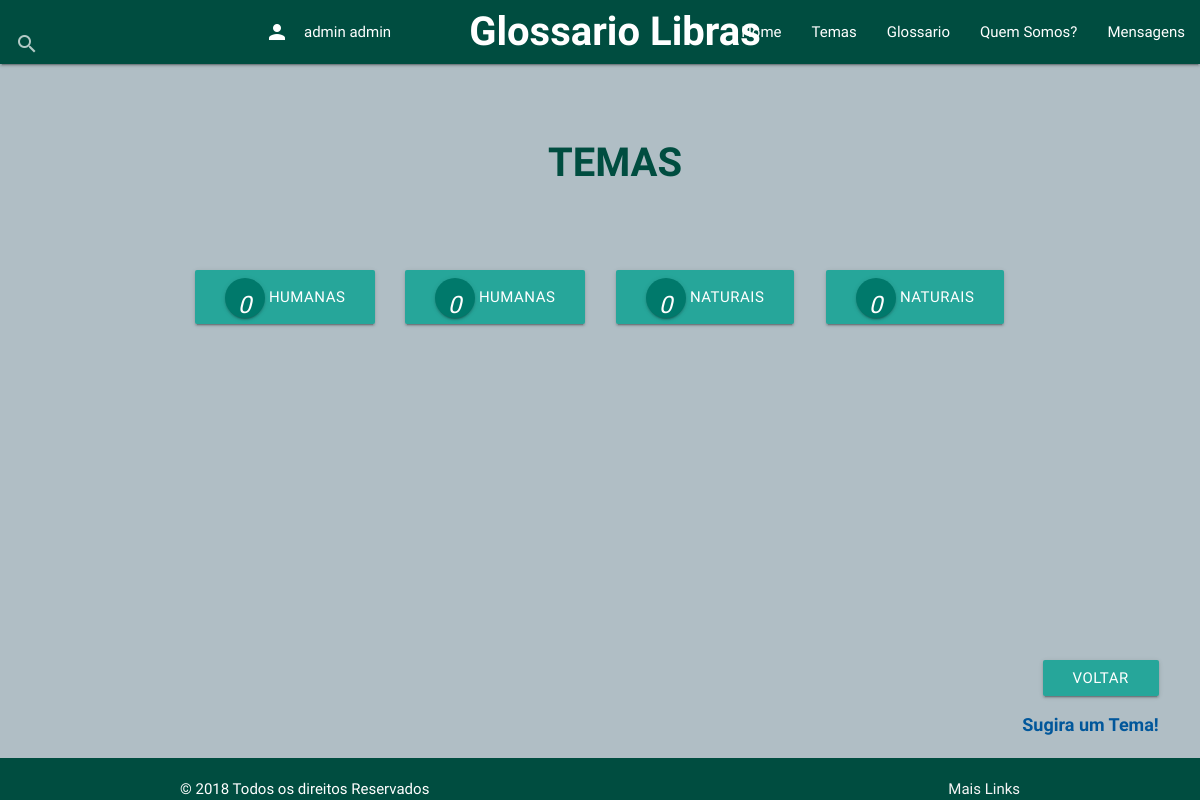
/Glossario/conteudo-categorias-temas/ (signed in), run on the app's committed database.
### Glossario/models.py (models this page shows, shortened)
class Perfil(models.Model):
    user = models.OneToOneField(User, on_delete=models.CASCADE, null=True, editable=False)
    nome = models.CharField(max_length=255, null=False)
    sobrenome = models.CharField(max_length=255, null=True)
    curso = models.CharField(max_length=255, null=True)
    universidade = models.CharField(max_length=255, null=True)
    glossarios_responsavel = models.ManyToManyField(Glossario, related_name='responsavel', blank=True)
    glossarios = models.ManyToManyField(Glossario, related_name='membro', blank=True)

class Tema(models.Model):
    titulo = models.CharField(max_length=200)
    pai = models.ForeignKey("self", on_delete=models.CASCADE, default=None, blank=True, null=True)
    postado = models.BooleanField(default=False)

### Glossario/views.py (the view)
# urls.py: path('conteudo-categorias-temas/', views.conteudo_categorias_temas, name='conteudo-categorias-temas'),
@login_required
def conteudo_categorias_temas(request):
    try:
        user_logado_id = request.user.id
        perfis = Perfil.objects.all()
        perfil_logado = Perfil.objects.get( user=user_logado_id )
        lista_tema = Tema.objects.filter( pai = None, postado=True)
        context = {'lista_tema': lista_tema,
                   'perfil_logado': perfil_logado,}
        lista_temas = Tema.objects.filter( pai=None, postado=True)
        quantidade_sinais = []
        for tema in lista_temas:
            sinais = Sinal.objects.filter(temas=tema.id, postado=True)
            quantidade_sinais.append(len(sinais))
        context = {'lista_temas': lista_temas,
                   'perfil_logado': perfil_logado,
                   'quantidade_sinais': quantidade_sinais}
    except Glossario.DoesNotExist:
        raise Http404("Não existem Temas")
    return render(request,'Glossario/categorias-temas.html', context)

### Glossario/templates/Glossario/categorias-temas.html (shortened to what this page needs)
{% extends 'Glossario/base.html' %}
 {% block content %}
<center>
   		<br></br>
   		<h1> TEMAS </h1>
   		<br></br>
{% if lista_temas %}
    <ul>
      <div class="row container">
        {% for tema in lista_temas  %}
          {% for quantidade in quantidade_sinais  %}
            <div class="col l3 ">
             		<li><a href="/conteudo-categorias-temas/{{ glossario.id }}/" class= "waves-effect waves-light btn-large color #01579b" ><i class="btn-floating btn teal darken-2 center">{{ quantidade }}</i> {{ tema.titulo }}</a></li>
            </div>
          {% endfor %}
        {% endfor %}
      </div>
    </ul>
{% else %}
    <p> Não existem temas cadastrados.</p>
{% endif %}
{% endblock %}
{% block footer %}
     <div class="footer">
      <div class="row" >
        <div class="col s12 push-s1 right-align ">
          <button class="waves-effect waves-light btn color #01579b" type="submit" nome="voltar" onclick='history.go(-1)' >Voltar</button>
          <a class ="link" href="/{{ glossario.id }}/enviar-glossario/ "/> Sugira um Tema!</a>
        </div>
      </div>
    </div>
{% endblock %}

### Glossario/templates/Glossario/base.html (shortened to what this page needs)
{% load staticfiles %}
<!DOCTYPE html>
<html lang= "pt-br">
	<head>
		<link rel="stylesheet" type="text/css" href="../../static/Glossario/css/materialize.css">
		<link rel="stylesheet" type="text/css" href="../../static/Glossario/css/stilo-trabalho.css"/>
	</head>
   	<body>
   	<header>
   	<nav class="teal darken-4">
		<div class="nav-wrapper col 9">
			<a href="http://localhost:8000/" class="brand-logo center" id= "topo">Glossario Libras</a>
			<ul id="nav-mobile" class="right hide-on-med-and-down">
		        <li><a href="http://localhost:8000/"> Home </a></li>
		        <li><a href="http://localhost:8000/conteudo-categorias-temas/"> Temas </a></li>
		        <li><a href="http://localhost:8000/conteudo-categorias-glossarios/"> Glossario </a></li>
		        <li><a href="#"> Quem Somos? </a></li>
		        <li><a href="">Mensagens</a></li>
		    </ul>
			<form>
                <div class="left input-field" action="http://localhost:8000/resultado-pesquisa/">
                    <input  id="search" type="search" required>
                    <label  class="label-icon" for="search"><i class="material-icons">search</i></label>
                    <i class="material-icons">close</i>
                </div>
	            {%  if user.is_authenticated  %}
	    			<ul class="left hide-on-med-and-down">
	        			<li><a type="button"  id="MostrarEsconderMensagem">{{ perfil_logado.nome }} {{ perfil_logado.sobrenome }}<i class="material-icons left">person</i></a></li>
	           		</ul>
	            {% else %}
	            	<ul class="left hide-on-med-and-down">
	        			<li><a class="waves-effect waves-light btn" href="http://localhost:8000/Usuarios/login/">Fazer Login</a></li>
	            	</ul>
	            {% endif %}
            </form>
   	  	</div>
  	</nav>
  	</header>
	<main>
		{% block content %}
		{% endblock %}
	</main>
	<footer>
		<div >
		{% block footer %}
		{% endblock %}
		<div >
		<footer class="page-footer  teal darken-4"  >
        <div class="col l12">
            <div class="container ">© 2018 Todos os direitos Reservados<a class="grey-text text-lighten-4 right" href="#!">Mais Links</a>
        </div>
        </div>
       </footer>
    </footer>
  	</body>
 </html>

### Glossario/static/Glossario/css/stilo-trabalho.css (style rules this page uses)
body { display: flex; min-height: 100vh; flex-direction: column; background-color: #b0bec5; }
main { flex: 1 0 auto; }
.footer { position:static; bottom: 5%; width: 90%; }
#topo { font-size: 40px; text-indent: 30px; font-weight: bold; color: white; list-style: none; }
h1 { font-size: 40px; text-indent: 30px; font-weight: bold; color: #004d40; list-style: none; }
.link { font-size: 18px; text-indent: 30px; font-weight: bold; color:#01579b ; list-style: none; }

### data on the page
Perfil: nome "admin", sobrenome "admin"
Tema: quantidade_sinais "0" "0", titulo "HUMANAS" "HUMANAS"
Tema: quantidade_sinais "0" "0", titulo "NATURAIS" "NATURAIS"
